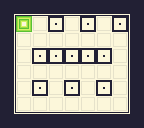

A level layout from a 2D game, rendered from its tile map. Below: a short description, then the map file with its tile-grid data intact:
An orthogonal 9x8 tile map with 16x16 px tiles, 1 tile layer (Default).

<map version="1.4" tiledversion="1.4.3" orientation="orthogonal" renderorder="right-down" width="9" height="8" tilewidth="16" tileheight="16" infinite="0" nextlayerid="2" nextobjectid="1">
 <tileset firstgid="1" source="BasicTileset.tsx" />
 <layer id="1" name="Default" width="9" height="8">
  <data encoding="csv">
14,12,12,12,12,12,12,12,15,
13,1,4,5,4,5,4,5,10,
13,4,4,4,4,4,4,4,10,
13,4,5,5,5,5,5,4,10,
13,4,4,4,4,4,4,4,10,
13,4,5,4,5,4,5,4,10,
13,4,4,4,4,4,4,4,10,
16,11,11,11,11,11,11,11,17
</data>
 </layer>
</map>
